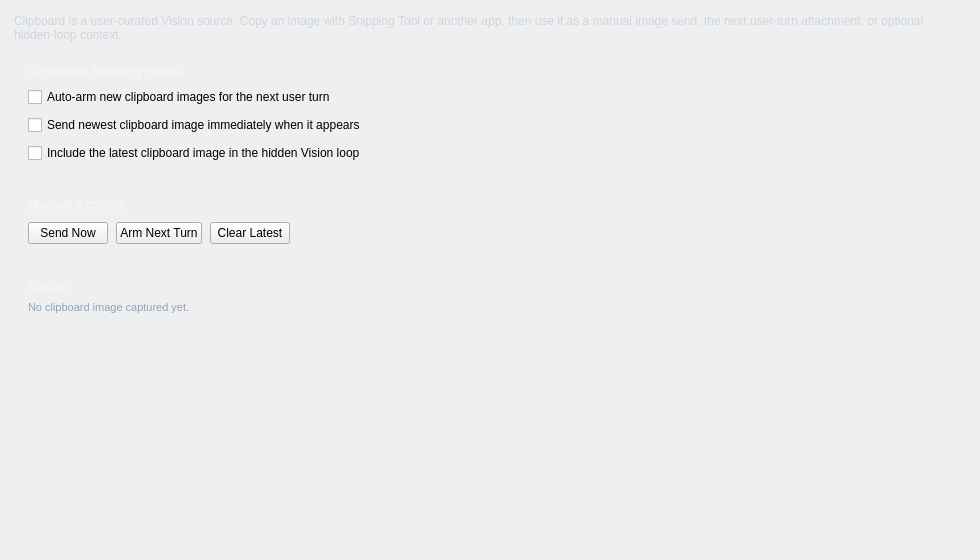
<?xml version="1.0" encoding="UTF-8"?>
<ui version="4.0">
 <class>ClipboardSourceTab</class>
 <widget class="QWidget" name="ClipboardSourceTab">
  <property name="geometry">
   <rect>
    <x>0</x>
    <y>0</y>
    <width>980</width>
    <height>560</height>
   </rect>
  </property>
  <layout class="QVBoxLayout" name="root_layout">
   <property name="leftMargin">
    <number>14</number>
   </property>
   <property name="topMargin">
    <number>14</number>
   </property>
   <property name="rightMargin">
    <number>14</number>
   </property>
   <property name="bottomMargin">
    <number>14</number>
   </property>
   <property name="spacing">
    <number>10</number>
   </property>
   <item>
    <widget class="QLabel" name="intro_label">
     <property name="styleSheet">
      <string notr="true">color: #cbd5e1;</string>
     </property>
     <property name="text">
      <string>Clipboard is a user-curated Vision source. Copy an image with Snipping Tool or another app, then use it as a manual image send, the next user-turn attachment, or optional hidden-loop context.</string>
     </property>
     <property name="wordWrap">
      <bool>true</bool>
     </property>
    </widget>
   </item>
   <item>
    <widget class="QFrame" name="clipboard_options_panel">
     <property name="objectName">
      <string>Panel</string>
     </property>
     <layout class="QVBoxLayout" name="clipboard_options_layout">
      <property name="leftMargin">
       <number>14</number>
      </property>
      <property name="topMargin">
       <number>12</number>
      </property>
      <property name="rightMargin">
       <number>14</number>
      </property>
      <property name="bottomMargin">
       <number>12</number>
      </property>
      <property name="spacing">
       <number>8</number>
      </property>
      <item>
       <widget class="QLabel" name="clipboard_options_title">
        <property name="styleSheet">
         <string notr="true">font-size: 13px; font-weight: 700; color: #f2f5f9;</string>
        </property>
        <property name="text">
         <string>Clipboard Delivery Rules</string>
        </property>
       </widget>
      </item>
      <item>
       <widget class="QCheckBox" name="clipboard_auto_attach_checkbox">
        <property name="text">
         <string>Auto-arm new clipboard images for the next user turn</string>
        </property>
       </widget>
      </item>
      <item>
       <widget class="QCheckBox" name="clipboard_auto_send_checkbox">
        <property name="text">
         <string>Send newest clipboard image immediately when it appears</string>
        </property>
       </widget>
      </item>
      <item>
       <widget class="QCheckBox" name="clipboard_hidden_loop_checkbox">
        <property name="text">
         <string>Include the latest clipboard image in the hidden Vision loop</string>
        </property>
       </widget>
      </item>
     </layout>
    </widget>
   </item>
   <item>
    <widget class="QFrame" name="clipboard_actions_panel">
     <property name="objectName">
      <string>Panel</string>
     </property>
     <layout class="QVBoxLayout" name="clipboard_actions_layout">
      <property name="leftMargin">
       <number>14</number>
      </property>
      <property name="topMargin">
       <number>12</number>
      </property>
      <property name="rightMargin">
       <number>14</number>
      </property>
      <property name="bottomMargin">
       <number>12</number>
      </property>
      <property name="spacing">
       <number>10</number>
      </property>
      <item>
       <widget class="QLabel" name="clipboard_actions_title">
        <property name="styleSheet">
         <string notr="true">font-size: 13px; font-weight: 700; color: #f2f5f9;</string>
        </property>
        <property name="text">
         <string>Manual Actions</string>
        </property>
       </widget>
      </item>
      <item>
       <layout class="QHBoxLayout" name="clipboard_button_row">
        <property name="spacing">
         <number>8</number>
        </property>
        <item>
         <widget class="QPushButton" name="btn_clipboard_send_now">
          <property name="text">
           <string>Send Now</string>
          </property>
         </widget>
        </item>
        <item>
         <widget class="QPushButton" name="btn_clipboard_arm_next_turn">
          <property name="text">
           <string>Arm Next Turn</string>
          </property>
         </widget>
        </item>
        <item>
         <widget class="QPushButton" name="btn_clipboard_clear_latest">
          <property name="text">
           <string>Clear Latest</string>
          </property>
         </widget>
        </item>
        <item>
         <spacer name="clipboard_button_spacer">
          <property name="orientation">
           <enum>Qt::Horizontal</enum>
          </property>
          <property name="sizeHint" stdset="0">
           <size>
            <width>40</width>
            <height>20</height>
           </size>
          </property>
         </spacer>
        </item>
       </layout>
      </item>
     </layout>
    </widget>
   </item>
   <item>
    <widget class="QFrame" name="clipboard_status_panel">
     <property name="objectName">
      <string>Panel</string>
     </property>
     <layout class="QVBoxLayout" name="clipboard_status_layout">
      <property name="leftMargin">
       <number>14</number>
      </property>
      <property name="topMargin">
       <number>12</number>
      </property>
      <property name="rightMargin">
       <number>14</number>
      </property>
      <property name="bottomMargin">
       <number>12</number>
      </property>
      <property name="spacing">
       <number>8</number>
      </property>
      <item>
       <widget class="QLabel" name="clipboard_status_title">
        <property name="styleSheet">
         <string notr="true">font-size: 13px; font-weight: 700; color: #f2f5f9;</string>
        </property>
        <property name="text">
         <string>Status</string>
        </property>
       </widget>
      </item>
      <item>
       <widget class="QLabel" name="clipboard_status_label">
        <property name="styleSheet">
         <string notr="true">color: #8ea3b8; font-size: 11px;</string>
        </property>
        <property name="text">
         <string>No clipboard image captured yet.</string>
        </property>
        <property name="wordWrap">
         <bool>true</bool>
        </property>
       </widget>
      </item>
     </layout>
    </widget>
   </item>
   <item>
    <spacer name="root_spacer">
     <property name="orientation">
      <enum>Qt::Vertical</enum>
     </property>
     <property name="sizeHint" stdset="0">
      <size>
       <width>20</width>
       <height>40</height>
      </size>
     </property>
    </spacer>
   </item>
  </layout>
 </widget>
 <resources/>
 <connections/>
</ui>
